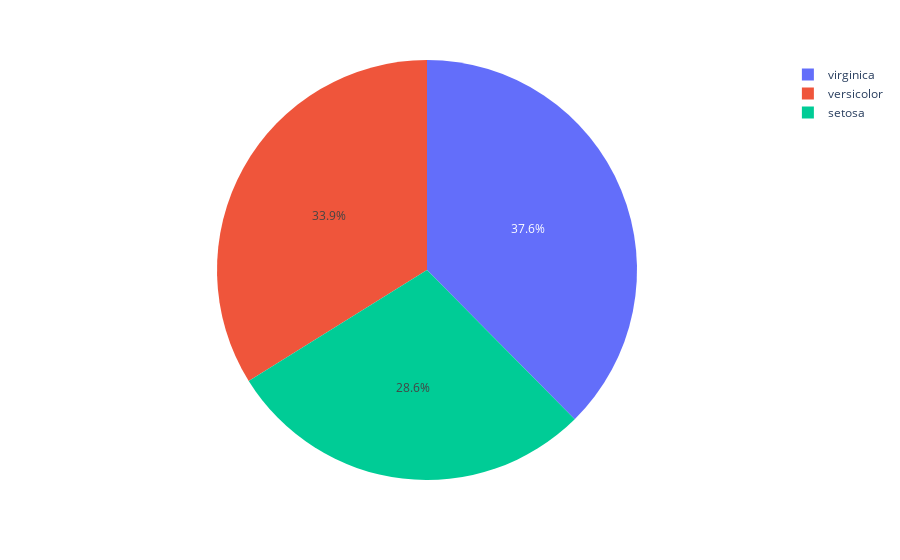

Notebook code cell kept with this figure:
### Code cell
px.pie(df_pie,names='species',values='count')

### Figure 1 — Plotly figure (JSON) as saved in the notebook; plotly's stock layout.template omitted (floating-point values rounded to 4 significant figures)
{"data": [{"domain": {"x": [0, 1], "y": [0, 1]}, "hovertemplate": "species=%{label}<br>count=%{value}<extra></extra>", "labels": ["setosa", "versicolor", "virginica"], "legendgroup": "", "name": "", "showlegend": true, "type": "pie", "values": [5.006, 5.936, 6.588]}], "layout": {"legend": {"tracegroupgap": 0}, "margin": {"t": 60}}}
